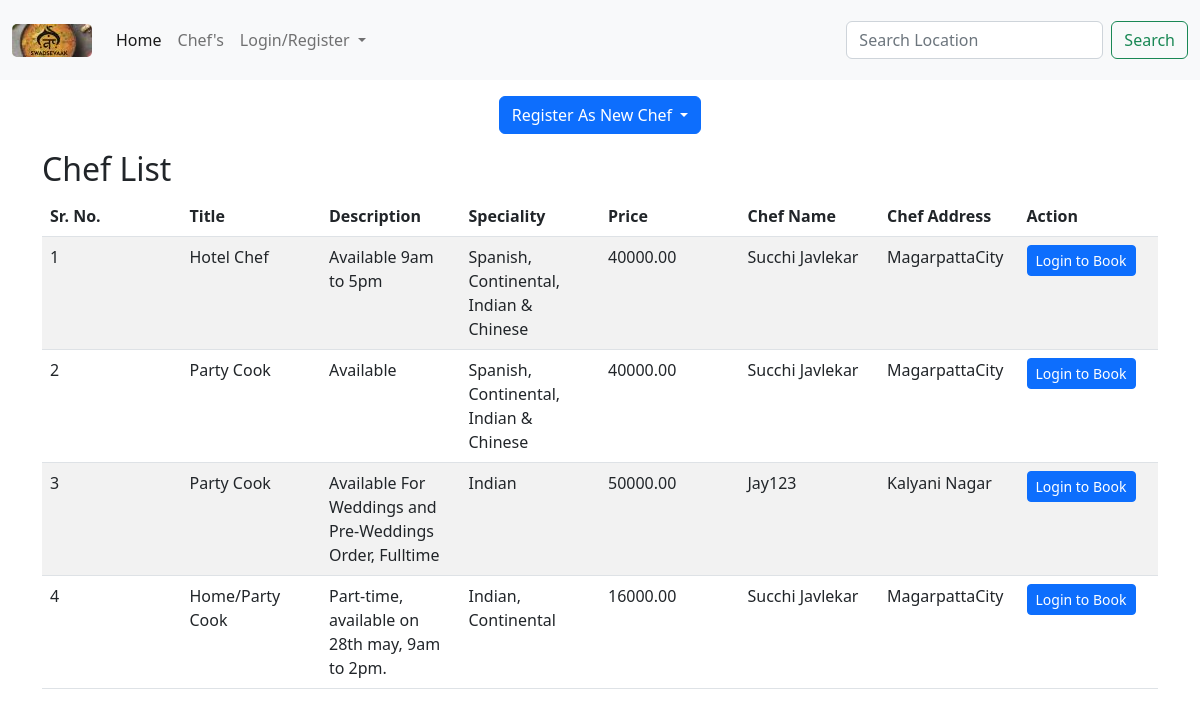
Screenshot of /chef.php with the database file from the repository.
### tables this page shows
CREATE TABLE `posts` (
  `id` int(11) NOT NULL,
  `title` varchar(255) NOT NULL,
  `description` text NOT NULL,
  `price` decimal(10,2) NOT NULL,
  `speciality` varchar(100) NOT NULL,
  `chef_id` int(11) NOT NULL,
  `status` varchar(50) DEFAULT 'Pending',
  `date_posted` timestamp NOT NULL DEFAULT current_timestamp()
);

CREATE TABLE `chef` (
  `chef_id` int(11) NOT NULL,
  `name` varchar(255) NOT NULL,
  `email` varchar(255) NOT NULL,
  `mobile` bigint(10) NOT NULL,
  `address` text NOT NULL,
  `password` varchar(16) NOT NULL,
  `cpassword` varchar(16) NOT NULL
);

### cheftable.php (the view, shortened to what this page needs)
<?php
include('dbconnect.php');
$sql = "SELECT posts.*, chef.name, chef.address FROM posts INNER JOIN chef ON posts.chef_id = chef.chef_id WHERE posts.status = 'approved'";
$result = mysqli_query($conn, $sql);
?>
<!DOCTYPE html>
<html lang="en">
<head>
  <link href="https://cdn.jsdelivr.net/npm/bootstrap@5.2.0-beta1/dist/css/bootstrap.min.css" rel="stylesheet">
</head>
<body>
  <div class="container mt-3">
    <h2>Chef List</h2>
    <table class="table table-striped">
      <thead>
        <tr>
          <th>Sr. No.</th>
          <th>Title</th>
          <th>Description</th>
          <th>Speciality</th>
          <th>Price</th>
          <th>Chef Name</th>
          <th>Chef Address</th>
          <th>Action</th>
        </tr>
    </thead>
    <tbody>
      <?php
      if (mysqli_num_rows($result) > 0) {
        $count = 1;
        while ($post_row = mysqli_fetch_assoc($result)) {
          echo "<tr>";
          echo "<td>{$count}</td>";
          echo "<td>{$post_row['title']}</td>";
          echo "<td>{$post_row['description']}</td>";
          echo "<td>{$post_row['speciality']}</td>";
          echo "<td>{$post_row['price']}</td>";
          echo "<td>{$post_row['name']}</td>";
          echo "<td>{$post_row['address']}</td>";
          if (isset($_SESSION['loggedIn'])) {
            echo "<td><button type='button' class='btn btn-sm btn-success book-btn' data-id='{$post_row['id']}'> Book </button></td>";
          } else {
            echo "<td><a href='login.php' class='btn btn-sm btn-primary'>Login to Book</a></td>";
          }
          echo "</tr>";
          $count++;
        }
      } else {
        echo "<tr><td colspan='7'>No approved posts found.</td></tr>";
      }
      ?>
    </tbody>
    </table>
  </div>
</body>
</html>

### chef.php (shortened to what this page needs)
<!doctype html>
<html lang="en">
  <head>
    <link href="https://cdn.jsdelivr.net/npm/bootstrap@5.3.3/dist/css/bootstrap.min.css" rel="stylesheet">
  </head>
  <body>
     <?php include("nav.php"); ?>
            <div class="container mt-3">
            <div class="row justify-content-center">
            <div class="col-md-auto">  <div class="dropdown">
                <button class="btn btn-primary dropdown-toggle" type="button" id="chefDropdown" data-bs-toggle="dropdown" aria-expanded="false">
                     Register As New Chef
                </button>
                </div>
            </div>
            </div>
        </div>
    <?php include("cheftable.php"); ?>
  </body>
</html>

### nav.php (shortened to what this page needs)
<!DOCTYPE html>
<html lang="en">
<head>
</head>
<body>
    <nav class="navbar navbar-expand-lg bg-body-tertiary" style="height: 80px;">
        <div class="container-fluid">
        <a class="navbar-brand" href="./index.php">
            <img src="./images/logo.jpg" alt="Your Logo" style="border-radius: 5px;">
        </a>
            <div class="collapse navbar-collapse" id="navbarSupportedContent">
                <ul class="navbar-nav me-auto mb-2 mb-lg-0">
                    <li class="nav-item">
                        <a class="nav-link active" aria-current="page" href="./index.php">Home</a>
                    </li>
                    <li class="nav-item">
                        <a class="nav-link" href="./chef.php">Chef's</a>
                    </li>
                    <li class="nav-item dropdown">
                        <a class="nav-link dropdown-toggle" href="#" role="button" data-bs-toggle="dropdown" aria-expanded="false">
                            Login/Register
                        </a>
                    </li>
                </ul>
                <form action="filtered_chef.php" class="d-flex" method="GET" role="search">
                    <input class="form-control me-2" type="search" name="location" placeholder="Search Location" aria-label="Search">
                    <button class="btn btn-outline-success" type="submit">Search</button>
                </form>
            </div>
        </div>
    </nav>
</body>
</html>

### cheftable.php (style rules this page uses)
table { width: 100%; table-layout: fixed; }
th { text-align: left; }

### rows the page displays
posts: title "Hotel Chef", description "Available 9am to 5pm", speciality "Spanish, Continental, Indian & Chinese", price "40000.00", chef.name "Succhi Javlekar", chef.address "MagarpattaCity"
posts: title "Party Cook", description "Available", speciality "Spanish, Continental, Indian & Chinese", price "40000.00", chef.name "Succhi Javlekar", chef.address "MagarpattaCity"
posts: title "Party Cook", description "Available For Weddings and Pre-Weddings Order, Fulltime", speciality "Indian", price "50000.00", chef.name "Jay123", chef.address "Kalyani Nagar"
posts: title "Home/Party Cook", description "Part-time, available on 28th may, 9am to 2pm.", speciality "Indian, Continental", price "16000.00", chef.name "Succhi Javlekar", chef.address "MagarpattaCity"
